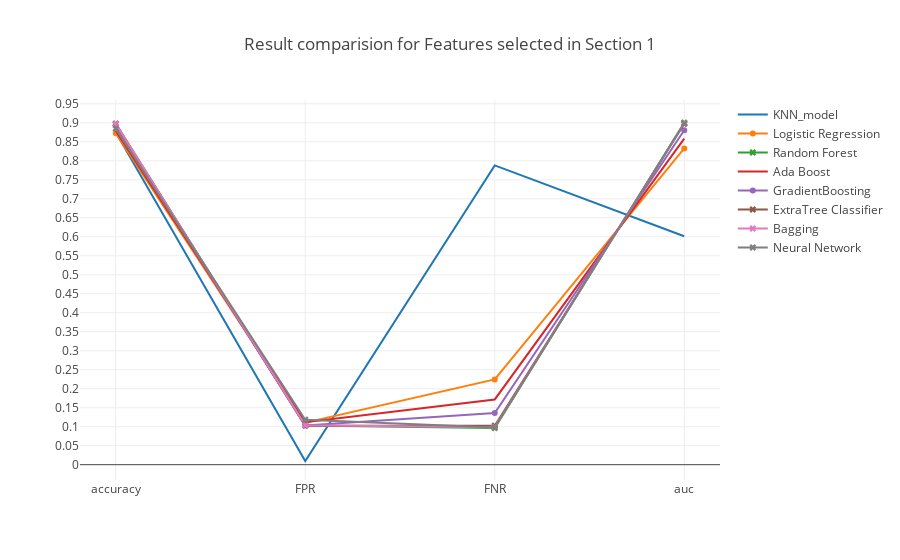

Here is the notebook cell this chart was saved with:
### Markdown cell above
### <a id='1.A' style="text-decoration : none; color : #000000;"> A Results</a>

### Code cell
trace0 = go.Scatter(x=table_80_50_test.iloc[0].index.values[[0,5,6,7]],
                    y=table_80_50_test.iloc[0].values[[0,5,6,7]],
                    mode = 'lines',
                    name = 'KNN_model')

trace1 = go.Scatter(x=table_80_50_test.iloc[1].index.values[[0,5,6,7]],
                    y=table_80_50_test.iloc[1].values[[0,5,6,7]],
                    mode = 'lines+markers',
                    name = 'Logistic Regression')

trace2 = go.Scatter(x=table_80_50_test.iloc[2].index.values[[0,5,6,7]],
                    y=table_80_50_test.iloc[2].values[[0,5,6,7]],
                    mode = 'lines+markers',marker=dict(symbol='x'),
                    name = 'Random Forest')


trace3 = go.Scatter(x=table_80_50_test.iloc[3].index.values[[0,5,6,7]],
                    y=table_80_50_test.iloc[3].values[[0,5,6,7]],
                    mode = 'lines',
                    name = 'Ada Boost')

trace4 = go.Scatter(x=table_80_50_test.iloc[4].index.values[[0,5,6,7]],
                    y=table_80_50_test.iloc[4].values[[0,5,6,7]],
                    mode = 'lines+markers',
                    name = 'GradientBoosting')

trace5 = go.Scatter(x=table_80_50_test.iloc[5].index.values[[0,5,6,7]],
                    y=table_80_50_test.iloc[5].values[[0,5,6,7]],
                    mode = 'lines+markers',marker=dict(symbol='x'),
                    name = 'ExtraTree Classifier')

trace6 = go.Scatter(x=table_80_50_test.iloc[6].index.values[[0,5,6,7]],
                    y=table_80_50_test.iloc[6].values[[0,5,6,7]],
                    mode = 'lines+markers',marker=dict(symbol='x'),
                    name = 'Bagging')

trace7 = go.Scatter(x=table_80_50_test.iloc[7].index.values[[0,5,6,7]],
                    y=table_80_50_test.iloc[7].values[[0,5,6,7]],
                    mode = 'lines+markers',marker=dict(symbol='x'),
                    name = 'Neural Network')



data = [trace0, trace1, trace2, trace3, trace4, trace5, trace6, trace7]
layout = go.Layout(yaxis=dict(tick0=0,dtick=0.05),title='Result comparision for Features selected in Section 1')
fig = go.Figure(data=data, layout=layout)

iplot(fig, filename='Result')

### Figure 1 — Plotly figure (JSON) as saved in the notebook; plotly's stock layout.template omitted (floating-point values rounded to 4 significant figures)
{"data": [{"mode": "lines", "name": "KNN_model", "type": "scatter", "uid": "aa204cc6-7519-4585-babc-dd3f73bd53f1", "x": ["accuracy", "FPR", "FNR", "auc"], "y": [0.8752, 0.009714, 0.7879, 0.6012]}, {"mode": "lines+markers", "name": "Logistic Regression", "type": "scatter", "uid": "0b4703c7-a1ba-48c4-8a64-b8b7b858fdca", "x": ["accuracy", "FPR", "FNR", "auc"], "y": [0.8726, 0.1105, 0.2246, 0.8325]}, {"marker": {"symbol": "x"}, "mode": "lines+markers", "name": "Random Forest", "type": "scatter", "uid": "29502bb4-808f-4c6e-9602-e16744a50717", "x": ["accuracy", "FPR", "FNR", "auc"], "y": [0.8977, 0.1033, 0.09635, 0.9002]}, {"mode": "lines", "name": "Ada Boost", "type": "scatter", "uid": "3d58f032-8c11-4717-8fc3-5ee8015677e9", "x": ["accuracy", "FPR", "FNR", "auc"], "y": [0.8793, 0.1118, 0.1717, 0.8582]}, {"mode": "lines+markers", "name": "GradientBoosting", "type": "scatter", "uid": "de0748b3-3e89-4903-885e-d639e35e9052", "x": ["accuracy", "FPR", "FNR", "auc"], "y": [0.8919, 0.1032, 0.136, 0.8804]}, {"marker": {"symbol": "x"}, "mode": "lines+markers", "name": "ExtraTree Classifier", "type": "scatter", "uid": "b7e6a3f0-df8f-4173-ac6a-2dc0d33ccc82", "x": ["accuracy", "FPR", "FNR", "auc"], "y": [0.8972, 0.1028, 0.1026, 0.8973]}, {"marker": {"symbol": "x"}, "mode": "lines+markers", "name": "Bagging", "type": "scatter", "uid": "97fb2873-f233-4997-b514-ced5675b453a", "x": ["accuracy", "FPR", "FNR", "auc"], "y": [0.8971, 0.1036, 0.09868, 0.8989]}, {"marker": {"symbol": "x"}, "mode": "lines+markers", "name": "Neural Network", "type": "scatter", "uid": "05b0c08f-5552-4628-9626-312ac135a36f", "x": ["accuracy", "FPR", "FNR", "auc"], "y": [0.8847, 0.1183, 0.0979, 0.8989]}], "layout": {"title": "Result comparision for Features selected in Section 1", "yaxis": {"dtick": 0.05, "tick0": 0}}}
